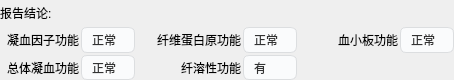
    <widget class="QWidget" name="widget_report_conclusion" native="true">
     <property name="maximumSize">
      <size>
       <width>16777215</width>
       <height>80</height>
      </size>
     </property>
     <property name="styleSheet">
      <string notr="true"/>
     </property>
     <layout class="QGridLayout" name="gridLayout_5" columnstretch="4,2,1,4,2,1,4,2">
      <property name="leftMargin">
       <number>0</number>
      </property>
      <property name="topMargin">
       <number>0</number>
      </property>
      <property name="rightMargin">
       <number>0</number>
      </property>
      <property name="bottomMargin">
       <number>0</number>
      </property>
      <property name="spacing">
       <number>2</number>
      </property>
      <item row="0" column="0">
       <widget class="QLabel" name="lab_conclusion">
        <property name="sizePolicy">
         <sizepolicy hsizetype="Expanding" vsizetype="Expanding">
          <horstretch>0</horstretch>
          <verstretch>0</verstretch>
         </sizepolicy>
        </property>
        <property name="maximumSize">
         <size>
          <width>16777215</width>
          <height>500</height>
         </size>
        </property>
        <property name="styleSheet">
         <string notr="true"/>
        </property>
        <property name="text">
         <string>报告结论:</string>
        </property>
        <property name="alignment">
         <set>Qt::AlignLeading|Qt::AlignLeft|Qt::AlignVCenter</set>
        </property>
       </widget>
      </item>
      <item row="1" column="0">
       <widget class="QLabel" name="lab_ningXueYinZi">
        <property name="sizePolicy">
         <sizepolicy hsizetype="Expanding" vsizetype="Expanding">
          <horstretch>0</horstretch>
          <verstretch>0</verstretch>
         </sizepolicy>
        </property>
        <property name="maximumSize">
         <size>
          <width>16777215</width>
          <height>500</height>
         </size>
        </property>
        <property name="styleSheet">
         <string notr="true"/>
        </property>
        <property name="text">
         <string>凝血因子功能</string>
        </property>
        <property name="alignment">
         <set>Qt::AlignRight|Qt::AlignTrailing|Qt::AlignVCenter</set>
        </property>
       </widget>
      </item>
      <item row="1" column="1">
       <widget class="QComboBox" name="ningXueYinZi_combo">
        <property name="sizePolicy">
         <sizepolicy hsizetype="Expanding" vsizetype="Expanding">
          <horstretch>0</horstretch>
          <verstretch>0</verstretch>
         </sizepolicy>
        </property>
        <property name="maximumSize">
         <size>
          <width>16777215</width>
          <height>500</height>
         </size>
        </property>
        <property name="styleSheet">
         <string notr="true">QComboBox{
	border: 1px solid #DCDEE0;
	border-radius: 6px;
	font-family: &quot;PingFang SC Medium&quot;;
	padding-left: 10px;
	background-color: rgb(250, 251, 252);
	color: #333333;
}
QComboBox::drop-down{
	margin: 0px;
	padding-right: 0px;
	border: 0px;
}
QComboBox::down-arrow{
	image: url(:/PHOTOS/combo_down.png);
	width: 20px;
}
QComboBox::down-arrow:on{
	image: url(:/PHOTOS/combo_up.png);
}
QListView{
	margin: 0px;
	padding: 0px;
	border: 0px;
	border-radius: 10px;
	outline: 0px;
	color: #333333;
	background-color: rgb(250, 251, 252);
}
QListView::item{
	margin: 0px;
	padding: 10px;
	border: 0px;
	border-radius: 0px;
	height: 30px;
}
QListView::item:hover{
	color: #333333;
}
QListView::item:selected{
	color: rgb(31, 112, 227);
}</string>
        </property>
        <item>
         <property name="text">
          <string>正常</string>
         </property>
        </item>
        <item>
         <property name="text">
          <string>偏弱</string>
         </property>
        </item>
        <item>
         <property name="text">
          <string>偏强</string>
         </property>
        </item>
        <item>
         <property name="text">
          <string>未知</string>
         </property>
        </item>
       </widget>
      </item>
      <item row="1" column="2">
       <spacer name="horizontalSpacer_19">
        <property name="orientation">
         <enum>Qt::Horizontal</enum>
        </property>
        <property name="sizeHint" stdset="0">
         <size>
          <width>33</width>
          <height>18</height>
         </size>
        </property>
       </spacer>
      </item>
      <item row="1" column="3">
       <widget class="QLabel" name="lab_xianWeiDanBai">
        <property name="sizePolicy">
         <sizepolicy hsizetype="Expanding" vsizetype="Expanding">
          <horstretch>0</horstretch>
          <verstretch>0</verstretch>
         </sizepolicy>
        </property>
        <property name="maximumSize">
         <size>
          <width>16777215</width>
          <height>500</height>
         </size>
        </property>
        <property name="styleSheet">
         <string notr="true"/>
        </property>
        <property name="text">
         <string>纤维蛋白原功能</string>
        </property>
        <property name="alignment">
         <set>Qt::AlignRight|Qt::AlignTrailing|Qt::AlignVCenter</set>
        </property>
       </widget>
      </item>
      <item row="1" column="4">
       <widget class="QComboBox" name="xianWeiDanBai_combo">
        <property name="sizePolicy">
         <sizepolicy hsizetype="Expanding" vsizetype="Expanding">
          <horstretch>0</horstretch>
          <verstretch>0</verstretch>
         </sizepolicy>
        </property>
        <property name="maximumSize">
         <size>
          <width>16777215</width>
          <height>500</height>
         </size>
        </property>
        <property name="styleSheet">
         <string notr="true">QComboBox{
	border: 1px solid #DCDEE0;
	border-radius: 6px;
	font-family: &quot;PingFang SC Medium&quot;;
	padding-left: 10px;
	background-color: rgb(250, 251, 252);
	color: #333333;
}
QComboBox::drop-down{
	margin: 0px;
	padding-right: 0px;
	border: 0px;
}
QComboBox::down-arrow{
	image: url(:/PHOTOS/combo_down.png);
	width: 20px;
}
QComboBox::down-arrow:on{
	image: url(:/PHOTOS/combo_up.png);
}
QListView{
	margin: 0px;
	padding: 0px;
	border: 0px;
	border-radius: 10px;
	outline: 0px;
	color: #333333;
	background-color: rgb(250, 251, 252);
}
QListView::item{
	margin: 0px;
	padding: 10px;
	border: 0px;
	border-radius: 0px;
	height: 30px;
}
QListView::item:hover{
	color: #333333;
}
QListView::item:selected{
	color: rgb(31, 112, 227);
}</string>
        </property>
        <item>
         <property name="text">
          <string>正常</string>
         </property>
        </item>
        <item>
         <property name="text">
          <string>偏弱</string>
         </property>
        </item>
        <item>
         <property name="text">
          <string>偏强</string>
         </property>
        </item>
        <item>
         <property name="text">
          <string>未知</string>
         </property>
        </item>
       </widget>
      </item>
      <item row="1" column="5">
       <spacer name="horizontalSpacer_18">
        <property name="orientation">
         <enum>Qt::Horizontal</enum>
        </property>
        <property name="sizeHint" stdset="0">
         <size>
          <width>33</width>
          <height>18</height>
         </size>
        </property>
       </spacer>
      </item>
      <item row="1" column="6">
       <widget class="QLabel" name="lab_xueXiaoBan">
        <property name="sizePolicy">
         <sizepolicy hsizetype="Expanding" vsizetype="Expanding">
          <horstretch>0</horstretch>
          <verstretch>0</verstretch>
         </sizepolicy>
        </property>
        <property name="maximumSize">
         <size>
          <width>16777215</width>
          <height>500</height>
         </size>
        </property>
        <property name="styleSheet">
         <string notr="true"/>
        </property>
        <property name="text">
         <string>血小板功能</string>
        </property>
        <property name="alignment">
         <set>Qt::AlignRight|Qt::AlignTrailing|Qt::AlignVCenter</set>
        </property>
       </widget>
      </item>
      <item row="1" column="7">
       <widget class="QComboBox" name="xueXiaoBan_combo">
        <property name="sizePolicy">
         <sizepolicy hsizetype="Expanding" vsizetype="Expanding">
          <horstretch>0</horstretch>
          <verstretch>0</verstretch>
         </sizepolicy>
        </property>
        <property name="maximumSize">
         <size>
          <width>16777215</width>
          <height>500</height>
         </size>
        </property>
        <property name="styleSheet">
         <string notr="true">QComboBox{
	border: 1px solid #DCDEE0;
	border-radius: 6px;
	font-family: &quot;PingFang SC Medium&quot;;
	padding-left: 10px;
	background-color: rgb(250, 251, 252);
	color: #333333;
}
QComboBox::drop-down{
	margin: 0px;
	padding-right: 0px;
	border: 0px;
}
QComboBox::down-arrow{
	image: url(:/PHOTOS/combo_down.png);
	width: 20px;
}
QComboBox::down-arrow:on{
	image: url(:/PHOTOS/combo_up.png);
}
QListView{
	margin: 0px;
	padding: 0px;
	border: 0px;
	border-radius: 10px;
	outline: 0px;
	color: #333333;
	background-color: rgb(250, 251, 252);
}
QListView::item{
	margin: 0px;
	padding: 10px;
	border: 0px;
	border-radius: 0px;
	height: 30px;
}
QListView::item:hover{
	color: #333333;
}
QListView::item:selected{
	color: rgb(31, 112, 227);
}</string>
        </property>
        <item>
         <property name="text">
          <string>正常</string>
         </property>
        </item>
        <item>
         <property name="text">
          <string>偏弱</string>
         </property>
        </item>
        <item>
         <property name="text">
          <string>偏强</string>
         </property>
        </item>
        <item>
         <property name="text">
          <string>未知</string>
         </property>
        </item>
       </widget>
      </item>
      <item row="2" column="0">
       <widget class="QLabel" name="lab_zongTiNingXue">
        <property name="sizePolicy">
         <sizepolicy hsizetype="Expanding" vsizetype="Expanding">
          <horstretch>0</horstretch>
          <verstretch>0</verstretch>
         </sizepolicy>
        </property>
        <property name="maximumSize">
         <size>
          <width>16777215</width>
          <height>500</height>
         </size>
        </property>
        <property name="styleSheet">
         <string notr="true"/>
        </property>
        <property name="text">
         <string>总体凝血功能</string>
        </property>
        <property name="alignment">
         <set>Qt::AlignRight|Qt::AlignTrailing|Qt::AlignVCenter</set>
        </property>
       </widget>
      </item>
      <item row="2" column="1">
       <widget class="QComboBox" name="zongTiNingXue_combo">
        <property name="sizePolicy">
         <sizepolicy hsizetype="Expanding" vsizetype="Expanding">
          <horstretch>0</horstretch>
          <verstretch>0</verstretch>
         </sizepolicy>
        </property>
        <property name="maximumSize">
         <size>
          <width>16777215</width>
          <height>500</height>
         </size>
        </property>
        <property name="styleSheet">
         <string notr="true">QComboBox{
	border: 1px solid #DCDEE0;
	border-radius: 6px;
	font-family: &quot;PingFang SC Medium&quot;;
	padding-left: 10px;
	background-color: rgb(250, 251, 252);
	color: #333333;
}
QComboBox::drop-down{
	margin: 0px;
	padding-right: 0px;
	border: 0px;
}
QComboBox::down-arrow{
	image: url(:/PHOTOS/combo_down.png);
	width: 20px;
}
QComboBox::down-arrow:on{
	image: url(:/PHOTOS/combo_up.png);
}
QListView{
	margin: 0px;
	padding: 0px;
	border: 0px;
	border-radius: 10px;
	outline: 0px;
	color: #333333;
	background-color: rgb(250, 251, 252);
}
QListView::item{
	margin: 0px;
	padding: 10px;
	border: 0px;
	border-radius: 0px;
	height: 30px;
}
QListView::item:hover{
	color: #333333;
}
QListView::item:selected{
	color: rgb(31, 112, 227);
}</string>
        </property>
        <item>
         <property name="text">
          <string>正常</string>
         </property>
        </item>
        <item>
         <property name="text">
          <string>偏弱</string>
         </property>
        </item>
        <item>
         <property name="text">
          <string>偏强</string>
         </property>
        </item>
        <item>
         <property name="text">
          <string>未知</string>
         </property>
        </item>
       </widget>
      </item>
      <item row="2" column="2">
       <spacer name="horizontalSpacer_17">
        <property name="orientation">
         <enum>Qt::Horizontal</enum>
        </property>
        <property name="sizeHint" stdset="0">
         <size>
          <width>33</width>
          <height>18</height>
         </size>
        </property>
       </spacer>
      </item>
      <item row="2" column="3">
       <widget class="QLabel" name="lab_xianRongXing">
        <property name="sizePolicy">
         <sizepolicy hsizetype="Expanding" vsizetype="Expanding">
          <horstretch>0</horstretch>
          <verstretch>0</verstretch>
         </sizepolicy>
        </property>
        <property name="maximumSize">
         <size>
          <width>16777215</width>
          <height>500</height>
         </size>
        </property>
        <property name="styleSheet">
         <string notr="true"/>
        </property>
        <property name="text">
         <string>纤溶性功能</string>
        </property>
        <property name="alignment">
         <set>Qt::AlignRight|Qt::AlignTrailing|Qt::AlignVCenter</set>
        </property>
       </widget>
      </item>
      <item row="2" column="4">
       <widget class="QComboBox" name="xianRongXing_combo">
        <property name="sizePolicy">
         <sizepolicy hsizetype="Expanding" vsizetype="Expanding">
          <horstretch>0</horstretch>
          <verstretch>0</verstretch>
         </sizepolicy>
        </property>
        <property name="maximumSize">
         <size>
          <width>16777215</width>
          <height>500</height>
         </size>
        </property>
        <property name="styleSheet">
         <string notr="true">QComboBox{
	border: 1px solid #DCDEE0;
	border-radius: 6px;
	font-family: &quot;PingFang SC Medium&quot;;
	padding-left: 10px;
	background-color: rgb(250, 251, 252);
	color: #333333;
}
QComboBox::drop-down{
	margin: 0px;
	padding-right: 0px;
	border: 0px;
}
QComboBox::down-arrow{
	image: url(:/PHOTOS/combo_down.png);
	width: 20px;
}
QComboBox::down-arrow:on{
	image: url(:/PHOTOS/combo_up.png);
}
QListView{
	margin: 0px;
	padding: 0px;
	border: 0px;
	border-radius: 10px;
	outline: 0px;
	color: #333333;
	background-color: rgb(250, 251, 252);
}
QListView::item{
	margin: 0px;
	padding: 10px;
	border: 0px;
	border-radius: 0px;
	height: 30px;
}
QListView::item:hover{
	color: #333333;
}
QListView::item:selected{
	color: rgb(31, 112, 227);
}</string>
        </property>
        <item>
         <property name="text">
          <string>有</string>
         </property>
        </item>
        <item>
         <property name="text">
          <string>无</string>
         </property>
        </item>
        <item>
         <property name="text">
          <string>未知</string>
         </property>
        </item>
       </widget>
      </item>
     </layout>
    </widget>
